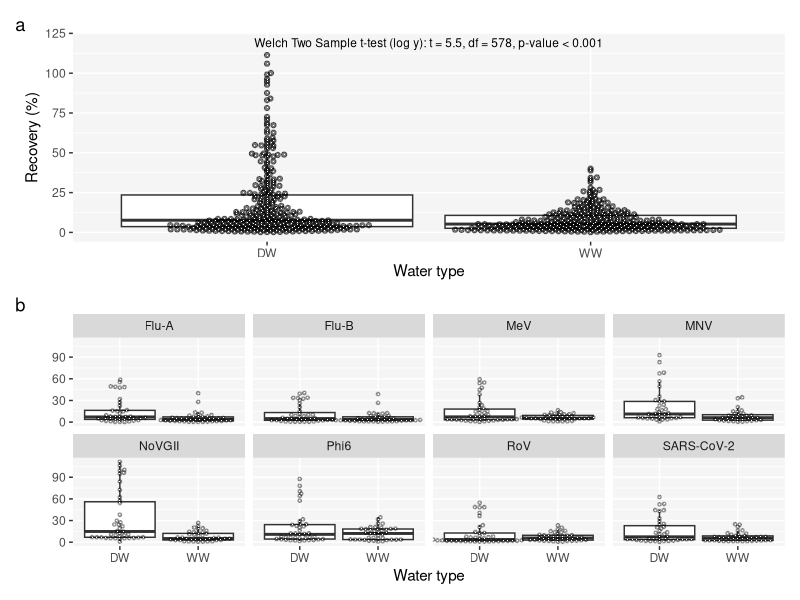
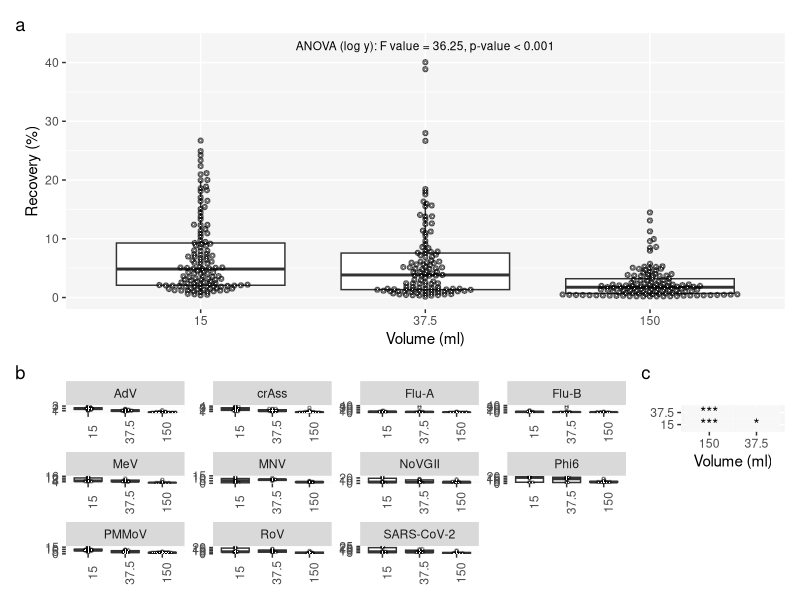

R code for these plots, in order: (Note: this script raises an error after producing the figures.)
## ---- chunk 1
knitr::opts_chunk$set(echo = FALSE, warning = FALSE, message = FALSE, fig.height = 9, fig.width = 9)
## ---- chunk 2
library(tidyverse)
library(patchwork)
library(broom)
library(ggbeeswarm)

theme_set(theme_grey()+theme(panel.background = element_rect(fill = "grey96")))
## ---- chunk 3

#summarises mean, sd, se, ci for bar charts
mean_ci_summary <- function(data, groups, variable, log10 = FALSE){
  
  data <- data|>ungroup()
  
  for (i in 1:length(groups)) {
    
    data <- data|>
      group_by(.data[[ groups[i] ]], .add = TRUE)
    
  }
  
  if(log10 == TRUE){
    
    data|>
    mutate(varna = case_when(is.na(.data[[variable]]) | is.nan(.data[[variable]]) | is.infinite(.data[[variable]]) ~ as.integer(1),
                             TRUE ~ NA_integer_))|>
      summarise(mean = mean(log10(.data[[variable]]), na.rm = TRUE),
                sd = sd(log10(.data[[variable]]), na.rm = TRUE),
                n = n() - sum(varna, na.rm = TRUE))|>
      mutate(se = sd / sqrt(n),
             ci = se * qt(1 - 0.05 / 2, n-1))
    
  }else {
    
    data|>
      mutate(varna = case_when(is.na(.data[[variable]]) | is.nan(.data[[variable]]) | is.infinite(.data[[variable]]) ~ as.integer(1),
                             TRUE ~ NA_integer_))|>
      summarise(mean = mean(.data[[variable]], na.rm = TRUE),
                sd = sd(.data[[variable]], na.rm = TRUE),
                n = n()  - sum(varna, na.rm = TRUE))|>
      mutate(se = sd / sqrt(n),
             ci = se * qt(1 - 0.05 / 2, n-1))
    
  }
}

pvalue_fun <- function(p.value){
  if(is.na(p.value)){
    NA_character_
  }else if(p.value > 0.05){
    "> 0.05"
  }else if(p.value < 0.05 & p.value > 0.01){
    "< 0.05"
  }else if(p.value < 0.01 & p.value > 0.001){
    "< 0.01"
  }else if(p.value < 0.001){
    "< 0.001"
  }else {
    "something went wrong"
  }
}

pvalue_star <- function(p.value){
  if(is.na(p.value)){
    NA_character_
  }else if(p.value > 0.05){
    "."
  }else if(p.value < 0.05 & p.value > 0.01){
    "*"
  }else if(p.value < 0.01 & p.value > 0.001){
    "**"
  }else if(p.value < 0.001){
    "***"
  }else {
    "something went wrong"
  }
}

stat_paste_fun <- function(stat, log = FALSE){
  if(log != TRUE){
  paste0(str_remove_all(stat[["method"]][[1]], "\n\t"), ": ", 
         str_remove_all(names(stat[["statistic"]]), "Kruskal-Wallis "), " = ",
         round(stat[["statistic"]][[1]],1), ", ",
         if(length(stat[["parameter"]]) == 0)
         {""
         }else if(is.na(stat[["parameter"]])){
           ""
         }else if(length(stat[["parameter"]]) > 0){
           paste0("df = ", round(stat[["parameter"]], 0), ", ")
         } ,
         "p-value ",  pvalue_fun(stat[["p.value"]]))
  }else{
    paste0(str_remove_all(stat[["method"]][[1]], "\n\t"), " (log y): ", 
           str_remove_all(names(stat[["statistic"]]), "Kruskal-Wallis "), " = ",
           round(stat[["statistic"]][[1]],1), ", ",
           if(length(stat[["parameter"]]) == 0)
           {""
           }else if(is.na(stat[["parameter"]])){
             ""
           }else if(length(stat[["parameter"]]) > 0){
             paste0("df = ", round(stat[["parameter"]], 0), ", ")
           } ,
           "p-value ",  pvalue_fun(stat[["p.value"]]))
  }
}

paste_anova_fun <- function(anova, log = FALSE){
  
  if(log != TRUE){
  paste0("ANOVA: ", "F value = ", round((anova$`F value`)[1], 2), ", ", "p-value ", pvalue_fun(anova$`Pr(>F)`[1]))
  }else {
    paste0("ANOVA (log y): ", "F value = ", round((anova$`F value`)[1], 2), ", ", "p-value ", pvalue_fun(anova$`Pr(>F)`[1])) 
  }
}

lmR2adj <- function(lm){
  
  R2 <- 1-((sum(residuals(lm)^2))/
             (sum((lm$model[[1]] - mean(lm$model[[1]]))^2)))
  
  1- ((1 - R2) * (length(lm$model[[1]] ) - 1)/
                 (length(lm$model[[1]] ) - length(lm$coefficients) - 1))
}

lmR2 <- function(lm){
  
  1-((sum(residuals(lm)^2))/
             (sum((lm$model[[1]] - mean(lm$model[[1]]))^2)))
}

glmR2 <- function(glm, adj = FALSE){
  
  residuals <- glm[["y"]] - glm[["fitted.values"]]
  
  R2 <- 1-((sum(residuals^2))/
             (sum((glm$model[[1]] - mean(glm$model[[1]]))^2)))
  
  if(adj != TRUE){
    
  return(R2)
    
  }else {
    
    1- ((1 - R2) * (length(glm$model[[1]] ) - 1)/
                 (length(glm$model[[1]] ) - length(glm$coefficients) - 1))
  }
}



pairwise_diff_comps <- function(pairwise_pv_matrix){
  
  pairwise_diff <- as_tibble(pairwise_pv_matrix, rownames = "vars")|>
  pivot_longer(2:last_col(), names_to = "var.y", values_to = "p.value")|>
  na.omit()|>
  filter(p.value < 0.05)|>
  select(1,2)|>
  unite("comp", c(1,2), sep = " ~ ")
  
  comp_diffs <- ""
  
  for (i in 1:nrow(pairwise_diff)) {
    
    if(i == nrow(pairwise_diff)){
      comp_diffs <- paste0(c(comp_diffs, pairwise_diff[[i,1]]), collapse = ", and ")
    }else if(i != 1){
      comp_diffs <- paste0(c(comp_diffs, pairwise_diff[[i,1]]), collapse = ", ")
    }else{
      comp_diffs <- pairwise_diff[[i,1]]
    }
    
  }
  
  return(comp_diffs)
}

plot_assumptions <- function(model, obs, bins = 30){
        #create tibble for use in ggplot of model assumptions
        df <- tibble(
                observations = obs,
                fitted = fitted(model),
                residuals = resid(model),
                standardised_residuals = sqrt(resid(model)^2),
                RMSresiduals = sqrt(mean(resid(model)^2)))
        
        
        a <- ggplot(df, aes(fitted, residuals))+
                geom_point()+
                geom_abline(aes(slope = 0, intercept = 0))
                #labs(title = "Heteroscedasticity", subtitle = "Check trends not captured by model")
        
        b <- ggplot(df, aes(residuals))+
                geom_histogram(bins = bins)
        
        c <- ggplot(df, aes(sample = residuals))+
                geom_qq()+
                geom_qq_line()#+
                #labs(title = "Quantile-quantile plot", subtitle = "check normality of residuals")
        
        d <- ggplot(df, aes(observations, fitted))+
                geom_point()+
                geom_abline()#+
                #labs(subtitle = "Check accuracy of model across whole dataset")
        
        plot <- a+b+c+d+plot_layout(ncol = 2, nrow = 2)+plot_annotation(tag_levels = "a")
        return(plot)
} 

## ---- chunk 4

data <- read_csv("Spiking_data.csv")

virus_char <- read_csv("virus_characteristics.csv")|>
  pivot_longer(2:12, names_to = "virus", values_to = "value")|>
  pivot_wider(names_from = "...1", values_from = "value")|>
  mutate(virus = str_replace_all(virus, c("SARS" = "N1")))

clean <- data|>
  select(-Sample_code)|>
  rename("method" = Method, "spike" = Spike,
         "water_type" = Water_type,
         "volume" = Volume, "replicate" = Replicate)|>
  pivot_longer(cols = contains("rec"), names_to = "virus", values_to = "rec")|>
  mutate(virus = str_remove_all(virus, "_Rec%| Rec%"))|>
  mutate(rec = case_when((spike == "U" & virus %in% c("N1", "Phi6", "NoVGII") )~ NA_real_,
                         spike == "S" & water_type == "DW" & virus %in% c("AdV", "PMMoV", "CrAss") ~ NA_real_,
                         TRUE ~ rec))|>
  filter(!method %in% c("Pellet", "Pellet_BE"))|>
  left_join(virus_char, by = "virus")|>
  mutate(rec = case_when(round(rec,2) <= 0 ~ NA_real_,
                         TRUE ~ round(rec,2)),
         shape = factor(shape),
         water_type = factor(water_type),
         enveloped = factor(enveloped),
         size_nm = as.double(size_nm),
         method = factor(method),
         genome = factor(genome),
         samples_spiked = str_replace_all(samples_spiked, c("yes" = "S",
                                                            "no" = "U")),
         method = str_replace_all(method, "Amicon", "AM"),
         virus = str_replace_all(virus, c("N1" = "SARS-CoV-2",
                                          "CrAss" = "crAss")))|>
  na.omit()


pellet <- data|>
  select(-Sample_code)|>
  rename("method" = Method, "spike" = Spike,
         "water_type" = Water_type,
         "volume" = Volume, "replicate" = Replicate)|>
  pivot_longer(cols = contains("rec"), names_to = "virus", values_to = "rec")|>
  mutate(virus = str_remove_all(virus, "_Rec%| Rec%"))|>
  mutate(rec = case_when((spike == "U" & virus %in% c("N1", "Phi6", "NoVGII") )~ NA_real_,
                         spike == "S" & water_type == "DW" & virus %in% c("AdV", "PMMoV", "CrAss") ~ NA_real_,
                         TRUE ~ rec))|>
  filter(method %in% c("Pellet", "Pellet_BE", "PEG", "BE-PEG"))|>
  left_join(virus_char, by = "virus")|>
  mutate(rec = case_when(round(rec,2) <= 0 ~ NA_real_,
                         TRUE ~ round(rec,2)),
         shape = factor(shape),
         water_type = factor(water_type),
         enveloped = factor(enveloped),
         size_nm = as.double(size_nm),
         method = factor(method),
         virus = str_replace_all(virus, c("N1" = "SARS",
                                          "CrAss" = "crAss")))|>
  na.omit()|>
  mutate(BE = case_when(str_detect(method, "BE") ~ "Beef extract",
                        TRUE ~ "No beef extract"))

## ---- chunk 5

notes <- (tibble(estimate.x = "p-value: < 0.001 [***]; < 0.01 [**]; < 0.05 [*]; > 0.05 [.]"))
## ---- chunk 6
ww_all <- clean|>
  filter(water_type == "WW")|>
  mutate(volume = fct_reorder(.f = factor(paste0(volume, "ml WW")), .x = volume, .fun = median),
         shape1 = case_when(method == "AM" & volume == "20ml" ~ as.integer(32),
                            virus %in% c("AdV", "PMMoV", "crAss") ~ as.integer(32),
                            TRUE ~ as.integer(16)),
         shape2 = case_when(method == "AM" & volume == "20ml" ~ as.integer(16),
                            TRUE ~ as.integer(32)),
         shape3 = case_when(virus %in% c("AdV", "PMMoV", "crAss") & volume != "20ml" ~ as.integer(16),
                            TRUE ~ as.integer(32)),
         virus = str_replace_all(virus, "SARS-CoV-2", "SARS"))|>
  ggplot(aes(y = rec, x =method))+
  geom_beeswarm(aes(shape = shape1), priority = "ascending", cex = 4, show.legend = F)+
  geom_beeswarm(aes(shape = shape2), priority = "ascending", cex = 12, show.legend = F)+
  geom_beeswarm(aes(shape = shape3), priority = "ascending", cex = 6, show.legend = F)+
  geom_beeswarm(aes(shape = shape1), priority = "ascending", cex = 4, show.legend = F, size = 0.1, colour = "white")+
  geom_beeswarm(aes(shape = shape2), priority = "ascending", cex = 12, show.legend = F, size = 0.1, colour = "white")+
  geom_beeswarm(aes(shape = shape3), priority = "ascending", cex = 6, show.legend = F, size = 0.1, colour = "white")+
  scale_shape_identity()+
  scale_y_continuous(sec.axis = sec_axis( trans=~.*1, name="Virus", labels = NULL, breaks = NULL))+
  facet_grid(samples_spiked + virus~ volume, scale = "free", space = "free_x")+
  labs(x = "Concentration method", y = "Recovery (%)")

dw_all <- clean|>
  filter(water_type == "DW")|>
  mutate(volume = fct_reorder(.f = factor(paste0(volume, "ml DW")), .x = volume, .fun = median),
         shape1 = case_when(method == "AM" & volume == "20ml" ~ as.integer(32),
                            virus %in% c("AdV", "PMMoV", "crAss") ~ as.integer(32),
                            TRUE ~ as.integer(16)),
         shape2 = case_when(method == "AM" & volume == "20ml" ~ as.integer(16),
                            TRUE ~ as.integer(32)),
         shape3 = case_when(virus %in% c("AdV", "PMMoV", "crAss") & volume != "20ml" ~ as.integer(16),
                            TRUE ~ as.integer(32)),
         virus = str_replace_all(virus, "SARS-CoV-2", "SARS"))|>
  ggplot(aes(y = rec, x =method))+
  geom_beeswarm(aes(shape = shape1), priority = "ascending", cex = 4, show.legend = F)+
  geom_beeswarm(aes(shape = shape2), priority = "ascending", cex = 12, show.legend = F)+
  geom_beeswarm(aes(shape = shape3), priority = "ascending", cex = 6, show.legend = F)+
  geom_beeswarm(aes(shape = shape1), priority = "ascending", cex = 4, show.legend = F, size = 0.1, colour = "white")+
  geom_beeswarm(aes(shape = shape2), priority = "ascending", cex = 12, show.legend = F, size = 0.1, colour = "white")+
  geom_beeswarm(aes(shape = shape3), priority = "ascending", cex = 6, show.legend = F, size = 0.1, colour = "white")+
  scale_shape_identity()+
  scale_y_continuous(sec.axis = sec_axis( trans=~.*1, name="Virus", labels = NULL, breaks = NULL))+
  facet_grid(samples_spiked + virus~ volume, scale = "free", space = "free_x")+
  labs(x = "Concentration method", y = "Recovery (%)")

WWDW_all <- (ww_all + theme(axis.title.x = element_blank())) / dw_all + plot_layout(heights = c(1.1, 0.8))
## ---- chunk 7
glm <- glm(rec ~ volume + method + water_type, data = clean, family = Gamma(link = "log"))

lm_table <- tidy(glm)|>
  na.omit()|>
  mutate(term = str_replace_all(term, c("[(]Intercept[)]" = "Intercept",
                                        "volume" = "Volume",
                                        "methodAS" = "Method: AS",
                                        "methodBE-PEG" = "Method: BE-PEG",
                                        "methodIP" = "Method: IP",
                                        "methodPEG" = "Method: PEG",
                                        "size_nm" = "Virus genome size (nm)",
                                        "water_typeWW" = "Water type: WW",
                                        "shapespherical:" = "Virus shape-genome: spherical-",
                                        "shapehelical:" = "Virus shape-genome: helical-",
                                        "shapeicosahedral:" = "Virus shape-genome: icosahedral-",
                                        "shapeHead-tail:" = "Virus shape-genome: Head-tail-",
                                        "envelopedyes" = "Enveloped: TRUE",
                                        "genomeRNA" = "RNA",
                                        "genomeDNA" = "DNA")),
         across(2:4, ~round(.x, 3)))|>
  rowwise()|>
  mutate(p.value = pvalue_star(p.value))|>
  unite(col = "estimate", c("estimate", "std.error"), sep = " (")|>
  unite(col = "estimate", c(2,4), sep = ") ")|>
  select(-statistic)

aicr2 <- tibble(
  term = c("AIC", "R-squared", "Adj. R-squared"), 
  estimate = c(AIC(glm), glmR2(glm), glmR2(glm, adj = TRUE)),
  #estimate.y = c(AIC(glm2), glmR2(glm2), glmR2(glm2, adj = TRUE))
)|>
  mutate(across(contains("estimate"), ~as.character(round(.x, 3))))



lm_table_fin <- lm_table|>
  #left_join(lm_table, by = "term")|>
  bind_rows(tibble(term = ""))|>
  bind_rows(aicr2)|>
  mutate(across(everything(), ~replace_na(.x, "")))

knitr::kable(lm_table_fin, col.names = c("Variables", "Model estimates"))

## ---- chunk 8
wt_comp <- clean|>
  filter(spike == "S" & samples_spiked == "S")

wt_comp_t.t <- tibble(label = stat_paste_fun(t.test(log(rec) ~ water_type, data = wt_comp), log = TRUE),
       row = 1)

f <- var.test(log(rec) ~ water_type, data = wt_comp)

Figure1 <- (wt_comp|>
  mutate(row = row_number())|>
  left_join(wt_comp_t.t, by = "row")|>
  ggplot(aes(water_type, rec))+
  geom_boxplot(width = 2, outlier.alpha = 0)+
  geom_beeswarm(alpha = 0.5)+
    geom_beeswarm(shape = ".", colour = "white")+
  geom_text(aes(x = 1.5, y = max(rec) + (0.07 * (max(rec) - min(rec))),
                label = label), size = 3)+
  labs(x = "Water type",
       y = "Recovery (%)")) +
  
  (wt_comp|>
  ggplot(aes(water_type, rec))+
  geom_boxplot(width = 2, outlier.alpha = 0)+
  geom_beeswarm(alpha = 0.3, cex = 3, size = 1)+
    geom_beeswarm(cex = 3, shape = ".", colour = "white")+
  facet_wrap(~virus, ncol = 4)+
  labs(x = "Water type",
       y = "Recovery (%)") +
  theme(axis.title.y = element_blank())) +
  
  plot_layout(widths = c(1.3, 0.7), nrow = 2, ncol = 1) +
    plot_annotation(tag_levels = "a")
  
## ---- chunk 9
Figure1
## ---- chunk 10
clean_ww <- clean|>
  filter(water_type == "WW")

vol_ww <- clean_ww|>
  filter(!method %in% c("AM", "IP"))

glm_ww <- glm(rec ~ volume, data = vol_ww, family = Gamma(link = "log"))
lm_ww <- lm(log(rec) ~ as.factor(volume), data = vol_ww)

vol_comp_aov <- tibble(label = paste_anova_fun(anova = anova(lm_ww), log = TRUE),
                       row = 1)

f <- var.test(log(rec) ~ as.factor(volume), data = filter(vol_ww, volume != 150))
f <- var.test(log(rec) ~ as.factor(volume), data = filter(vol_ww, volume != 15))
f <- var.test(log(rec) ~ as.factor(volume), data = filter(vol_ww, volume != 37.5))

pairwise.vol.ttest <- pairwise.t.test(log(vol_ww$rec), as.factor(vol_ww$volume))[["p.value"]]|>
  as_tibble(rownames = "volx")|>
  pivot_longer(2:3, names_to = "voly", values_to = "p.v")

fig2a <- vol_ww|>
  mutate(volume = fct_reorder(factor(volume), volume),
         row = row_number())|>
  left_join(vol_comp_aov, by = "row")|>
  ggplot(aes(volume, rec))+
  geom_boxplot(outlier.alpha = 0)+
  geom_beeswarm(alpha = 0.5)+
  geom_beeswarm(shape = ".", colour = "white")+
  geom_text(aes(x = 2, y = max(rec) + (0.07 * (max(rec) - min(rec))),
                label = label), size = 3)+
  labs(x = "Volume (ml)",
       y = "Recovery (%)")
  
fig2b <- vol_ww|>
  mutate(volume = fct_reorder(factor(volume), volume))|>
  ggplot(aes(volume, rec))+
  geom_boxplot(outlier.alpha = 0)+
  geom_beeswarm(alpha = 0.3, cex = 3, size = 1)+
  geom_beeswarm(shape = ".", cex = 3, colour = "white")+
  facet_wrap(~virus, scales = "free")+
  labs(x = "Volume (ml)",
       y = "Recovery (%)")+
  theme(axis.title = element_blank(),
        axis.text.x = element_text(angle = 90)) 

fig2c <- pairwise.vol.ttest|>
  rowwise()|>
  mutate(p.v = pvalue_star(p.v))|>
  ggplot(aes(volx, voly))+
  geom_tile(fill = "grey97", colour = "white")+
  geom_text(aes(label = p.v))+
  labs(x = "Volume (ml)")+
  theme(axis.title.y = element_blank())

fig2 <- fig2a/ ((fig2b + (fig2c/plot_spacer()/plot_spacer())) +
  plot_layout(widths =  c(1.35, 0.25))) + plot_layout( heights = c(1.3, 0.7)) + plot_annotation(tag_levels = "a")

## ---- chunk 11
fig2
## ---- chunk 12

clean_ww_15 <- clean_ww|>
  filter(volume == 15)

lm_meth <- lm(log(rec) ~ method, data = clean_ww_15)

f <- var.test(log(rec) ~ method, data = filter(clean_ww_15, method %in% c("BE-PEG", "AM")))
f2 <- var.test(log(rec) ~ method, data = filter(clean_ww_15, method %in% c("AS", "AM")))
f3 <- var.test(log(rec) ~ method, data = filter(clean_ww_15, method %in% c("IP", "AM")))
f4 <- var.test(log(rec) ~ method, data = filter(clean_ww_15, method %in% c("PEG", "AM")))


meth_comp_aov <- tibble(label = stat_paste_fun(oneway.test(log(rec) ~ method, data = clean_ww_15), log = TRUE)[1],
                       row = 1)

meth_pairwise.t.test <- pairwise.t.test(log(clean_ww_15$rec), as.factor(clean_ww_15$method), pool.sd = FALSE)[["p.value"]]|>
  as_tibble(rownames = "varx")|>
  pivot_longer(2:5, names_to = "vary", values_to = "p.v")

fig3a <- clean_ww_15|>
  mutate(method = fct_reorder(method, rec),
         row = row_number())|>
  left_join(meth_comp_aov, by = "row")|>
  ggplot(aes(method, rec))+
  geom_boxplot(outlier.alpha = 0)+
  geom_beeswarm(alpha = 0.5)+
  geom_beeswarm(shape = ".", colour = "white")+
  geom_text(aes(x = 3, y = max(rec) + (0.07 * (max(rec) - min(rec))),
                label = label), size = 3)+
  labs(x = "Concentration method",
       y = "Recovery (%)") 
  
fig3b <- clean_ww_15|>
  mutate(method = fct_reorder(str_replace_all(method, c("BE-PEG" = "BE-P")), rec))|>
  ggplot(aes(method, rec))+
  geom_boxplot(outlier.alpha = 0)+
  geom_beeswarm(alpha = 0.3, cex = 3, size = 1)+
  geom_beeswarm(shape = ".", cex = 3, colour = "white")+
  facet_wrap(~virus, scale = "free")+
  labs(x = "Concentration method",
       y = "Recovery (%)") 
  
fig3c <- meth_pairwise.t.test|>
  rowwise()|>
  mutate(p.v = pvalue_star(p.v),
         varx = str_replace_all(varx, c("BE-PEG" = "BE-P")),
         vary = str_replace_all(vary, c("BE-PEG" = "BE-P")))|>
  ggplot(aes(varx, vary))+
  geom_tile(fill = "grey97", colour = "white")+
  geom_text(aes(label = p.v))+
  xlab("Method")+
  theme(axis.title.y = element_blank())

fig3 <- fig3a / (fig3b + (fig3c/ plot_spacer()) + plot_layout(widths = c(1.35, 0.25))) + plot_layout(heights = c(1.3, 0.7), nrow = 2, ncol = 1) + plot_annotation(tag_levels = "a")
  

## ---- chunk 13
fig3
## ---- chunk 14
facets <- pellet|>ungroup()|>count(BE)|>pull(BE)
t.test.pellet <- tibble(BE = facets, label = NA_character_, row = 2)
for (i in 1:length(facets)) {
  
  t.test.pellet[i,2] <- stat_paste_fun(t.test(log10(rec) ~ method, data = (pellet|>filter(BE == facets[i])) ), log = TRUE)
  
}



fig4 <- pellet|>
  group_by(BE)|>
  mutate(row = row_number(),
         max = max(rec),
         min = min(rec),
         method = str_replace_all(method, "Pellet_BE", "BE-Pellet"))|>
  left_join(t.test.pellet, by = c("BE", "row"))|>
  ggplot(aes(method, rec))+
  geom_boxplot(outlier.alpha = 0)+
  geom_beeswarm(alpha = 0.5)+
  geom_beeswarm(shape = ".", colour = "white")+
  geom_text(aes(x = 1.5, y = max + (0.07 * (max - min)),
                label = label), size = 3)+
  facet_wrap(~BE, scales = "free")+
  labs(x = "Concentration method",
       y = "Recovery (%)") +
  theme(axis.title.x = element_blank())+ 
  
  pellet|>
  mutate(method = str_remove_all(method, "BE-|_BE"))|>
  ggplot(aes(method, rec))+
  geom_boxplot(outlier.alpha = 0)+
  geom_beeswarm(alpha = 0.3, cex = 3, size = 1)+
  geom_beeswarm(shape = ".", cex = 3, colour = "white")+
  facet_grid(BE~virus, scales = "free")+
  labs(x = "Concentration method",
       y = "Recovery (%)")+
  theme(axis.text.x = element_text(angle = 90)) +
  
  plot_layout(nrow = 2, heights = c(1.3,0.7)) + plot_annotation(tag_level = "a")


## ---- chunk 15
fig4
## ---- chunk 16
WWDW_all
## ---- chunk 17
plot_assumptions(glm, glm[["y"]])

## ---- chunk 18
wt_comp|>
  ggplot(aes(sample = log(rec)))+
  geom_qq()+
  geom_qq_line()+
  facet_wrap(~water_type)+
  labs(y = "log recovery",
       x = "theoretical")
## ---- chunk 19
vol_ww|>
  mutate(volume = fct_reorder(paste0(volume, "ml"), volume))|>
  ggplot(aes(sample = log(rec)))+
  geom_qq()+
  geom_qq_line()+
  facet_wrap(~volume)+
  labs(y = "log recovery",
       x = "theoretical")
## ---- chunk 20
clean_ww_15|>
  ggplot(aes(sample = log(rec)))+
  geom_qq()+
  geom_qq_line()+
  facet_wrap(~method)+
  labs(y = "log recovery",
       x = "theoretical")
## ---- chunk 21
pellet|>
  ggplot(aes(sample = log(rec)))+
  geom_qq()+
  geom_qq_line()+
  facet_wrap(~method)+
  labs(y = "log recovery",
       x = "theoretical")
